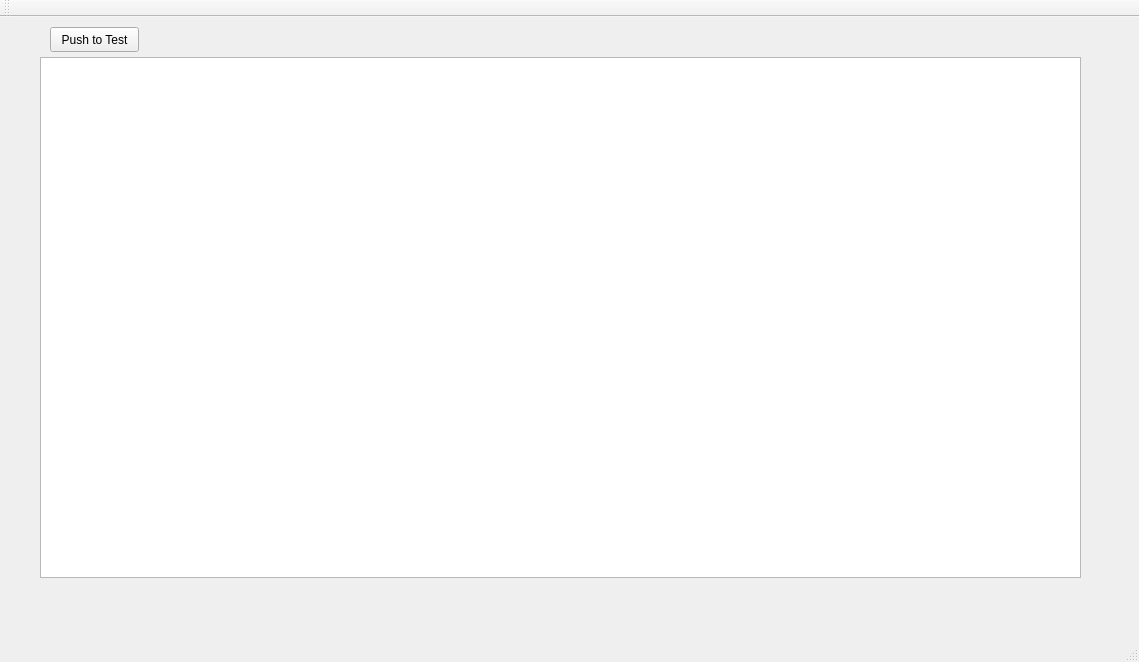
<?xml version="1.0" encoding="UTF-8"?>
<ui version="4.0">
 <class>MainWindow</class>
 <widget class="QMainWindow" name="MainWindow">
  <property name="geometry">
   <rect>
    <x>0</x>
    <y>0</y>
    <width>1139</width>
    <height>662</height>
   </rect>
  </property>
  <property name="windowTitle">
   <string>MainWindow</string>
  </property>
  <widget class="QWidget" name="centralWidget">
   <widget class="QGraphicsView" name="graphicsView">
    <property name="geometry">
     <rect>
      <x>40</x>
      <y>40</y>
      <width>1041</width>
      <height>521</height>
     </rect>
    </property>
   </widget>
   <widget class="QPushButton" name="pushButton">
    <property name="geometry">
     <rect>
      <x>50</x>
      <y>10</y>
      <width>89</width>
      <height>25</height>
     </rect>
    </property>
    <property name="text">
     <string>Push to Test</string>
    </property>
   </widget>
  </widget>
  <widget class="QMenuBar" name="menuBar">
   <property name="geometry">
    <rect>
     <x>0</x>
     <y>0</y>
     <width>1139</width>
     <height>22</height>
    </rect>
   </property>
  </widget>
  <widget class="QToolBar" name="mainToolBar">
   <attribute name="toolBarArea">
    <enum>TopToolBarArea</enum>
   </attribute>
   <attribute name="toolBarBreak">
    <bool>false</bool>
   </attribute>
  </widget>
  <widget class="QStatusBar" name="statusBar"/>
 </widget>
 <layoutdefault spacing="6" margin="11"/>
 <resources/>
 <connections/>
</ui>
